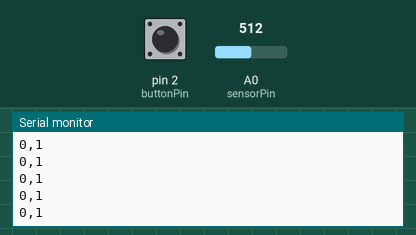
Bench run of a sketch on a simulated Arduino Uno, built with avr-gcc and run on an emulated ATmega328P. On the bench: the last lines printed to the serial monitor. The inputs (shaded band) are chosen by the test bench; at power-on: A0 (sensorPin) = 512, pin 2 (buttonPin) HIGH.

Above: at 1.2 s.
1.3 s: A0 (sensorPin) set to 0
At 2.4 s:
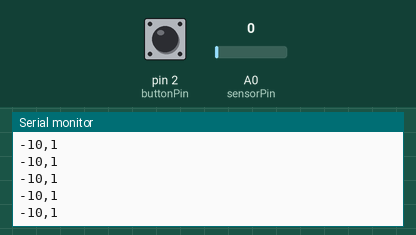
4.3 s: pin 2 (buttonPin) pulled LOW for 0.15 s
7.4 s: A0 (sensorPin) set to 716
At 8.5 s:
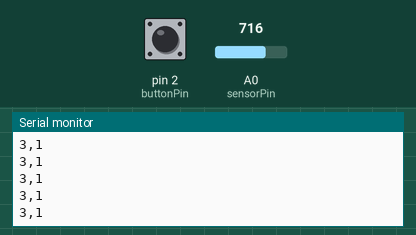
10.4 s: A0 (sensorPin) set to 511
At 11.2 s:
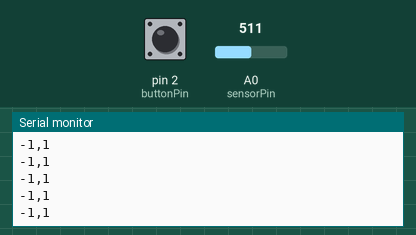
13.4 s: pin 2 (buttonPin) pulled LOW for 1 s
At 14.2 s:
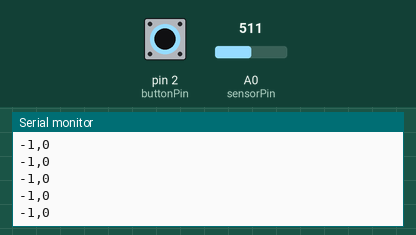
Timing chart, 0 to 16.4 s (numbered marks = the images above; inputs shaded):
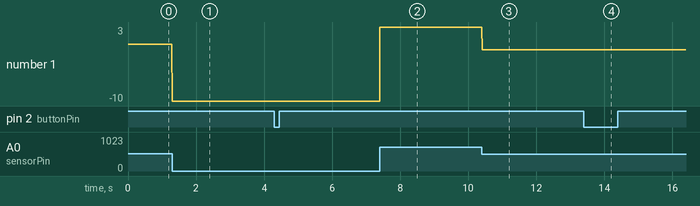

Measured:
- after the input at 1.3 s, the serial monitor: prints a new line at once (image 1)
- after the input at 7.4 s, the serial monitor: prints a new line at once (image 2)
- after the input at 10.4 s, the serial monitor: prints a new line at once (image 3)
- after the input at 13.4 s, the serial monitor: prints a new line at once (image 4)
- plotted number 1: 0 → -10 after the input at 1.3 s, -10 → 3 after the input at 7.4 s, 3 → -1 after the input at 10.4 s

The sketch:

code.ino
```cpp
const int sensorPin = A0; // Pin analógico para el movimiento lateral
const int buttonPin = 2;  // Pin digital para el botón

void setup() {
  Serial.begin(9600);
  pinMode(buttonPin, INPUT_PULLUP); // Configura el botón con resistencia pull-up interna
}

void loop() {
  int sensorValue = analogRead(sensorPin); // Lee el valor del sensor
  int buttonState = digitalRead(buttonPin); // Lee el estado del botón

  // Mapea el valor del sensor a un rango adecuado para el juego
  int movement = map(sensorValue, 0, 1023, -10, 10);

  // Envía los datos al juego por el puerto serial
  Serial.print(movement);
  Serial.print(",");
  Serial.println(buttonState);

  delay(10); // Espera un poco antes de la siguiente lectura
}
```
